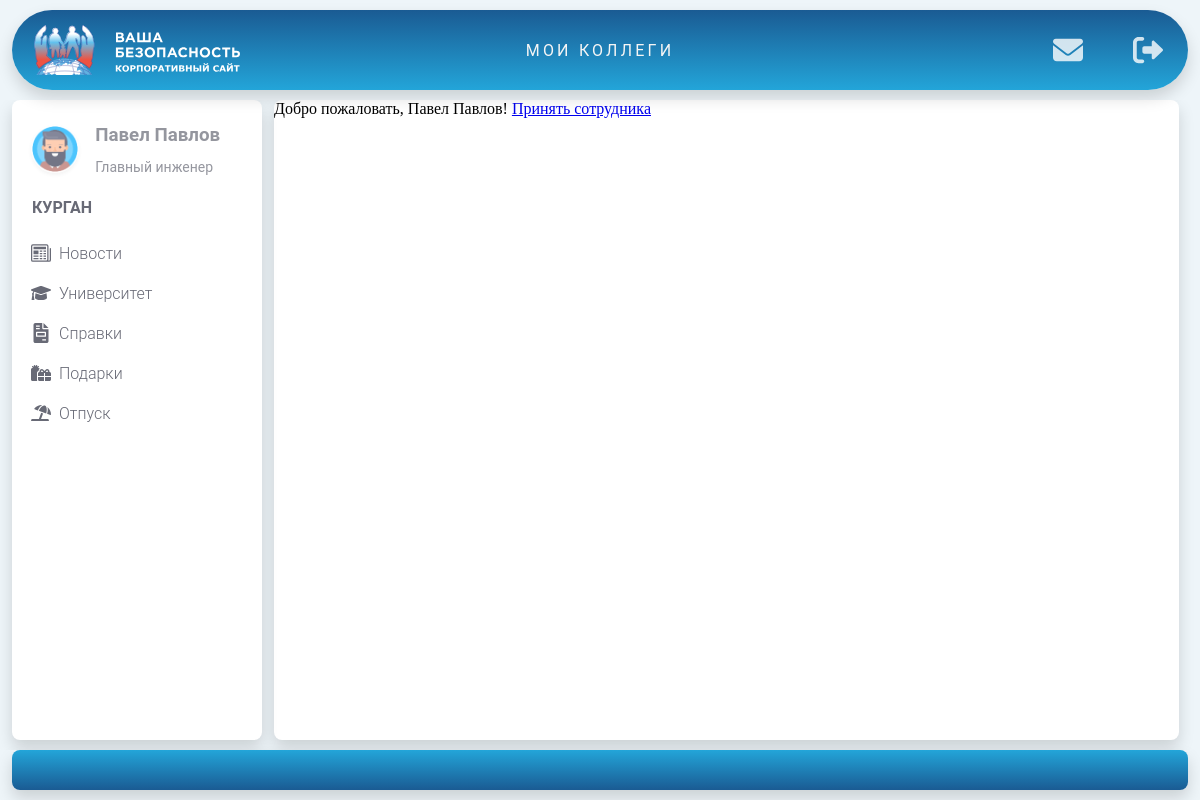
The app's page /users/ (signed in) with its own data.
### users/models.py (models this page shows, shortened)
class Users(AbstractBaseUser, PermissionsMixin):
    name = models.CharField(max_length=150, verbose_name='Имя')
    surname = models.CharField(max_length=150, verbose_name='Фамилия')
    patronymic = models.CharField(max_length=150, verbose_name='Отчество', null=True, blank=True)
    job_title = models.ForeignKey('JobTitles', on_delete=models.PROTECT, related_name='users',
                                  verbose_name='Должность', null=True, blank=True)
    email = models.EmailField(max_length=150, verbose_name='E-mail', unique=True)
    phone_regex = RegexValidator(regex=r"^\+?1?\d{8,15}$")
    phone = models.CharField(validators=[phone_regex], max_length=16, null=True, blank=True,
                             verbose_name='Номер телефона')
    date_of_birth = models.DateField(verbose_name='Дата рождения', null=True, blank=True)
    is_staff = models.BooleanField(default=False, verbose_name='Пользователь базы данных', null=True, blank=True)
    is_active = models.BooleanField(default=True, verbose_name='Активный', null=True, blank=True)
    date_joined = models.DateTimeField(auto_now_add=True, verbose_name='Дата регистрации')
    department = models.ForeignKey('Departments', on_delete=models.PROTECT, related_name='users',
                                   verbose_name='Подразделение', null=True, blank=True)
    avatar = models.ForeignKey('Avatars', on_delete=models.PROTECT, related_name='users',
                               verbose_name='Аватарка', null=True, blank=True)
    is_manager = models.BooleanField(default=False, verbose_name='Руководитель',
                                     help_text='Руководитель сможет заводить новых сотрудников в системе, удалять их из '
                                               'системы, направлять на курсы повышения квалификации')
    is_hr = models.BooleanField(default=False, verbose_name='Кадровый работник',
                                help_text='Нужен хотя-бы один кадровый работник в каждом подразделении, который будет '
                                          'иметь возможность проверять документы остальных сотрудников на '
                                          'правильность заполнения')
    USERNAME_FIELD = 'email'
    REQUIRED_FIELDS = []
    objects = UserManager()
    def __str__(self):
        return f'{self.name} {self.surname}'
    class Meta:
        verbose_name = "Пользователя"
        verbose_name_plural = "Пользователи"

class Avatars(models.Model):
    avatar = models.ImageField(upload_to='avatars/', verbose_name='Аватарки', blank=True, null=True)
    class Meta:
        verbose_name = "Аватарка"
        verbose_name_plural = "Аватарки"

class JobTitles(models.Model):
    job_title = models.CharField(max_length=150, verbose_name='Должность', null=True, blank=True)
    def __str__(self):
        return self.job_title
    class Meta:
        verbose_name = "Должность"
        verbose_name_plural = "Должности"
        ordering = ['job_title']

class Departments(models.Model):
    department = models.CharField(max_length=150, verbose_name='Город', null=True, blank=True)
    def __str__(self):
        return self.department
    class Meta:
        verbose_name = "Подразделение"
        verbose_name_plural = "Подразделения"
        ordering = ['department']

### home/models.py (models this page shows, shortened)
class WebsiteFeatures(models.Model):
    title = models.CharField(max_length=50, verbose_name='Название')
    content = models.CharField(max_length=150, verbose_name='Описание')
    image = models.ImageField(upload_to='features_img/', verbose_name='Изображение')
    is_active = models.BooleanField(default=True, verbose_name='Актуальность')
    slug = models.SlugField(max_length=25, db_index=True, unique=True, verbose_name='URL адрес | Название иконки',
                            help_text='Указывается id иконки, содержащейся в файле static/main/img/sprite.svg. Также это поле используется в качестве слага при указании на URL страницу')
    class Meta:
        verbose_name = "Возможность сайта"
        verbose_name_plural = "Возможности сайта"
        ordering = ['id']

### users/views.py (the view)
# urls.py: path('', index, name='gifts'),
@login_required
def index(request):
    context = {'title': 'Мои коллеги', 'menu_selected': 6,
               'menu': WebsiteFeatures.objects.filter(is_active=True)}
    return render(request, 'users/home.html', context)

### message/templatetags/message_tags.py (called while the page is built)
@register.inclusion_tag('message/message.html')
def show_messages(user):
    messages = Message.objects.filter(recipient=user, read_at__isnull=True,
                                      recipient_deleted_at__isnull=True).select_related('sender')
    return {'messages': messages, 'messages_count': messages.count()}

### users/templates/users/home.html
{% extends 'main/index.html' %}
{% load static %}
{% block extra_links_detail %}
    <link rel="stylesheet" href="{% static 'users/css/style_for_list_users.css' %}">
{% endblock %}
{% block content_detail %}
    <div class="container-detail">
    Добро пожаловать, {{ user }}!
    <a href="{% url 'add_user' %}">Принять сотрудника</a>
    </div>
{% endblock %}

### main/templates/main/index.html (shortened to what this page needs)
{% extends 'main/base.html' %}
{% load message_tags %}
{% load static %}
{% block extra_links %}
    {% block extra_links_detail %}
    {% endblock %}
    <link rel="stylesheet" href="{% static 'main/css/style_index.css' %}">
{% endblock %}
{% block extra_buttons %}
    {% show_messages request.user %}
{% endblock %}
{% block content %}
    <main class="container">
        <nav class="sidebar">
            <a href="#" class="sidebar-header">
                {% if request.user.avatar %}
                    <img class="avatar" src="{{ request.user.avatar.avatar.url }}" alt="...">
                {% else %}
                    <img class="avatar" src="{% static 'users/img/default_avatar.png' %}" alt="...">
                {% endif %}
                <div class="sidebar-header_title">
                    <h3 class="user-name">{{ request.user }} </h3>
                    <p class="job-title">{{ request.user.job_title }}</p>
                </div>
            </a>
            <span class="division">{{ request.user.department }}</span>
            <ul class="sidebar-items">
                {% for menu_item in menu %}
                    {% if menu_item.pk == menu_selected %}
                        <li class="sidebar-item active">
                            <div class="sidebar-link">
                                <svg class="svg-sidebar">
                                    <use href="{% static 'main/img/sprite.svg' %}#{{ menu_item.slug }}"></use>
                                </svg>
                                <div class="sidebar-text">{{ menu_item.title }}</div>
                            </div>
                        </li>
                    {% else %}
                        <li class="sidebar-item">
                            <a href="{% url menu_item.slug %}" class="sidebar-link">
                                <svg class="svg-sidebar">
                                    <use href="{% static 'main/img/sprite.svg' %}#{{ menu_item.slug }}"></use>
                                </svg>
                                <div class="sidebar-text">{{ menu_item.title }}</div>
                            </a>
                        </li>
                    {% endif %}
                {% endfor %}
            </ul>
        </nav>
        {% block content_detail %}
        {% endblock %}
    </main>
{% endblock %}
{% block footer %}
    <footer class="footer">
        <div class="footer-content"></div>
    </footer>
{% endblock %}

### main/templates/main/base.html (shortened to what this page needs)
{% load static %}
<!DOCTYPE html>
<html lang="ru">
<head>
    <link rel="stylesheet" href="{% static 'main/css/style.css' %}">
    {% block extra_links %}
    {% endblock %}
</head>
<body>
<header class="header">
    <div class="nav">
        <div class="logo-container">
            <a href="https://vb-rf.ru" target="_blank" class="logo big-logo">
                <img class="logo-img" src="{% static 'main/img/full_logo.svg' %}" alt="Логотип"></a>
        </div>
        <div class="middle-container">{{ title }}</div>
        <div class="buttons-container">
            {% if  request.user.is_anonymous %}
                <a href="{% url 'login' %}" class="button-item">
                    <svg class="nav-img">
                        <use href="{% static 'main/img/sprite.svg' %}#login"></use>
                    </svg>
                </a>
            {% else %}
                {% if page == 'home' %}
                    <a href="{% url 'news' %}" class="button-item">
                        <svg class="nav-img">
                            <use href="{% static 'main/img/sprite.svg' %}#login"></use>
                        </svg>
                    </a>
                {% else %}
                    {% block extra_buttons %}
                    {% endblock %}
                    <a href="{% url 'logout' %}" class="button-item">
                        <svg class="nav-img">
                            <use href="{% static 'main/img/sprite.svg' %}#logout"></use>
                        </svg>
                    </a>
                {% endif %}
            {% endif %}
        </div>
    </div>
</header>
    {% block content %}
    {% endblock %}
{% block footer %}
{% endblock %}
</body>
</html>

### message/templates/message/message.html (shortened to what this page needs)
{% load static %}
<a href="#" class="button-item" id="dropdownMessages" data-bs-toggle="dropdown" aria-expanded="false"
   data-bs-offset="-24,-17">
    <svg class="nav-img">
        <use href="{% static 'main/img/sprite.svg' %}#letter"></use>
    </svg>
</a>

### main/static/main/css/style.css (style rules this page uses)
:root { --color-acept: rgb(244, 73, 43); --color-start: rgb(26, 91, 147); --color-end: rgb(35, 165, 217); --color-middle: rgb(43, 128, 182); --color-gradient: linear-gradient(180deg, var(--color-start) 0%, var(--color-end) 100%); --color-gradient-reverse: linear-gradient(180deg, var(--color-end) 0%, var(--color-start) 100%); --color-text-main: #686a76; --color-background-main: #EEF5F9; --color-background-hover: rgba(0, 0, 0, .2); --shadow: 0 0.5rem 1rem rgba(0, 0, 0, 0.15); --shadow-sm: 0 0.125rem 0.25rem rgba(0, 0, 0, 0.075); }
body, html { padding: 0; margin: 0; background-color: var(--color-background-main); }
.header { width: 100%; height: 100px; position: fixed; top: 0; z-index: 50; background-color: #EEF5F9; }
.nav { width: 98%; height: 80px; background: var(--color-gradient); margin: 10px auto; border-radius: 50em; box-shadow: var(--shadow); color: white; display: flex; justify-content: space-between; }
.logo-container { width: 250px; }
.logo { height: 100%; align-items: center; justify-content: center; border-radius: 50em; transition: background .35s ease-out; }
.big-logo { width: 250px; }
.logo-img { height: 50px; }
.middle-container { display: flex; flex: 1 1 auto; align-items: center; justify-content: center; font-size: 16px; text-transform: uppercase; color: whitesmoke; font-family: Roboto, sans-serif; letter-spacing: 0.2em; }
.buttons-container { flex: 0 0 250px; display: flex; position: relative; justify-content: end; }
.button-item { width: 80px; height: 80px; display: flex; position: relative; justify-content: center; transition: background .5s ease-out; border-radius: 50em; }
.nav-img { width: 30px; height: auto; fill: white; opacity: .8; transition: opacity .35s ease-out; }
@media (min-width: 769px) { .big-logo { display: flex; } }

### users/static/users/css/style_for_list_users.css (style rules this page uses)
.container-detail { width: calc(100vw - 295px); background-color: #ffffff; border-radius: 0.5em; box-shadow: var(--shadow); }

### main/static/main/css/style_index.css (style rules this page uses)
.container { margin-top: 100px; width: 100%; display: flex; flex-direction: row; }
.sidebar { color: var(--color-text-main); background: #fff; max-width: 250px; min-width: 250px; max-height: calc(100vh - 160px); min-height: calc(100vh - 160px); overflow: scroll; position: sticky; top: 100px; box-shadow: var(--shadow); margin: 0 1%; border-radius: .5em; }
.sidebar-header { display: flex; align-items: center; padding: 1.5rem 1rem; text-decoration: none; opacity: .7; }
.avatar { display: inline-block; position: relative; width: 3rem; text-align: center; border-radius: 50%; box-shadow: var(--shadow-sm); background: #fff; line-height: 3rem; max-width: 100%; height: auto; margin-left: 0.2rem; }
.sidebar-header_title { margin-left: 1rem; font-family: Roboto, sans-serif; color: var(--color-text-main); }
.user-name { margin-top: 0; margin-bottom: 0.5rem; font-weight: 700; line-height: 1.2; }
.job-title { font-size: 0.875rem; font-weight: 400; margin-bottom: 0; line-height: 1; }
.division { display: flex; font-family: Roboto, sans-serif; text-transform: uppercase; font-weight: 600; color: var(--color-text-main); font-size: 1rem; letter-spacing: 0; padding-left: 20px; }
.sidebar-items { padding-left: 0; list-style: none; }
.sidebar-link { display: flex; position: relative; overflow: hidden; padding: 10px 15px; font-family: Roboto, sans-serif; text-decoration: none; text-overflow: ellipsis; color: inherit; border-left: 4px solid transparent; font-size: 1rem; font-weight: 300; align-items: center; }
.svg-sidebar { width: 20px; height: 20px; vertical-align: text-bottom; color: inherit; fill: currentColor; margin-right: 0.5rem }
.footer { position: fixed; bottom: 0; height: 50px; width: 100%; display: flex; justify-content: center; background-color: #EEF5F9; }
.footer-content { width: 98%; height: 80%; background: var(--color-gradient-reverse); box-shadow: var(--shadow); border-radius: .5em; }

### records on screen
Users: user.avatar.avatar (picture), user "Павел Павлов", user.job_title "Главный инженер", user.department "КУРГАН", name+surname "Павел Павлов"
WebsiteFeatures: title "Новости"
WebsiteFeatures: title "Университет"
WebsiteFeatures: title "Справки"
WebsiteFeatures: title "Подарки"
WebsiteFeatures: title "Отпуск"

### other values on screen
{{ title }} "МОИ КОЛЛЕГИ"
